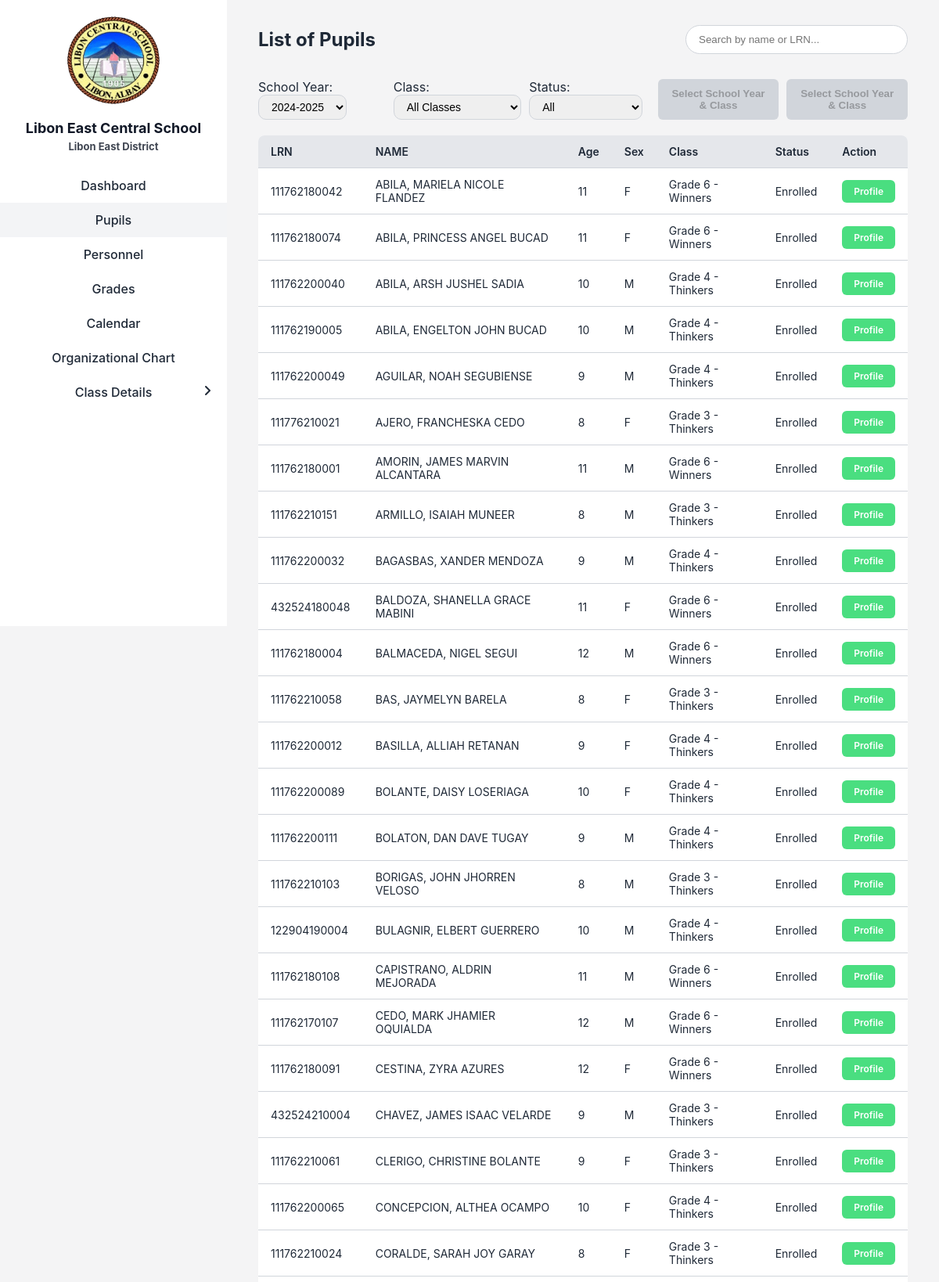
The page /admin/adminPupils.php?sy_id=14 (signed in, upper part) on the database its author committed.
### tables this page shows
CREATE TABLE `pupils` (
  `pupil_id` int(11) NOT NULL,
  `teacher_id` int(11) NOT NULL,
  `lrn` varchar(12) NOT NULL,
  `last_name` varchar(100) DEFAULT NULL,
  `first_name` varchar(100) DEFAULT NULL,
  `middle_name` varchar(100) DEFAULT NULL,
  `sex` enum('Male','Female') DEFAULT NULL,
  `birthdate` date DEFAULT NULL,
  `age` int(11) DEFAULT NULL,
  `mother_tongue` varchar(100) DEFAULT NULL,
  `ip_ethnicity` varchar(100) DEFAULT NULL,
  `religion` varchar(100) DEFAULT NULL,
  `house_no_street` varchar(155) DEFAULT NULL,
  `barangay` varchar(100) DEFAULT NULL,
  `municipality` varchar(100) DEFAULT NULL,
  `province` varchar(100) DEFAULT NULL,
  `father_name` varchar(150) DEFAULT NULL,
  `mother_name` varchar(150) DEFAULT NULL,
  `guardian_name` varchar(150) DEFAULT NULL,
  `relationship_to_guardian` varchar(100) DEFAULT NULL,
  `contact_number` varchar(20) DEFAULT NULL,
  `learning_modality` varchar(255) DEFAULT NULL,
  `remarks` varchar(255) DEFAULT NULL,
  `sy_id` int(11) NOT NULL,
  `section_id` int(11) NOT NULL,
  `status` varchar(20) DEFAULT 'enrolled'
);

CREATE TABLE `grade_levels` (
  `grade_level_id` int(11) NOT NULL,
  `level_name` varchar(20) NOT NULL
);

CREATE TABLE `sections` (
  `section_id` int(11) NOT NULL,
  `section_name` varchar(50) NOT NULL,
  `grade_level_id` int(11) NOT NULL,
  `teacher_id` int(11) DEFAULT NULL,
  `sy_id` int(11) NOT NULL
);

### admin/adminPupils.php (the view, shortened to what this page needs)
<?php
$selected_sy = isset($_GET['sy_id']) && $_GET['sy_id'] !== '' ? intval($_GET['sy_id']) : null;
$selected_section = isset($_GET['section_id']) ? intval($_GET['section_id']) : null;
$search = $_GET['search'] ?? '';
?>
<!DOCTYPE html>
<html lang="en">
<head>
    <link href="../assets/css/adminPupils.css" rel="stylesheet">
    <link rel="stylesheet" href="../assets/css/sidebar.css">
</head>
<body>
<div class="container">
    <?php include 'sidebar.php'; ?>
    <div class="main-content">
        <div class="header">
            <h1>List of Pupils</h1>
            <form method="GET" style="margin:0;">
                <input type="text" name="search" placeholder="Search by name or LRN..."
                       value="<?= htmlspecialchars($search) ?>" />
            </form>
        </div>
        <form method="GET" class="filters">
            <label>School Year:
                <select id="sySelect" name="sy_id" onchange="this.form.submit()">
                    <?php
                    $syRes = $conn->query("
                        SELECT DISTINCT sy.sy_id, sy.school_year
                        FROM pupils p
                        JOIN school_years sy ON p.sy_id = sy.sy_id
                        ORDER BY sy.school_year DESC
                    ");
                    while ($sy = $syRes->fetch_assoc()) {
                        $selected = ($selected_sy == $sy['sy_id']) ? "selected" : "";
                        echo "<option value='{$sy['sy_id']}' $selected>{$sy['school_year']}</option>";
                    }
                    ?>
                </select>
            </label>
            <label>Class:
                <select id="secSelect" name="section_id" onchange="this.form.submit()">
                    <option value="">All Classes</option>
                </select>
            </label>
            <label>Status:
                <select name="status" onchange="this.form.submit()">
                    <option value="">All</option>
                </select>
            </label>
            <div class="header-buttons">
                <button type="button" class="export-btn" <?= ($selected_sy && $selected_section) ? '' : 'disabled' ?>>
                    <?= ($selected_sy && $selected_section) ? 'Export SF1' : 'Select School Year & Class' ?>
                </button>
                <button type="button" class="export-btn" onclick="openCOEDateModal()" <?= ($selected_sy && $selected_section) ? '' : 'disabled' ?>>
                    <?= ($selected_sy && $selected_section) ? 'Generate COE' : 'Select School Year & Class' ?>
                </button>
            </div>
        </form>
        <table>
            <thead>
                <tr>
                    <th>LRN</th>
                    <th>NAME</th>
                    <th>Age</th>
                    <th>Sex</th>
                    <th>Class</th>
                    <th>Status</th>
                    <th>Action</th>
                </tr>
            </thead>
            <tbody>
                <?php
                $conditions = [];
                if ($selected_sy) {
                    $conditions[] = "p.sy_id = $selected_sy";
                }
                $where = empty($conditions) ? "" : "WHERE " . implode(" AND ", $conditions);
                $sql = "SELECT p.pupil_id, p.lrn, p.last_name, p.first_name, p.middle_name, p.age, p.sex,
                               s.section_name, g.level_name, sy.school_year, p.status
                        FROM pupils p
                        JOIN sections s ON p.section_id = s.section_id
                        JOIN grade_levels g ON s.grade_level_id = g.grade_level_id
                        JOIN school_years sy ON p.sy_id = sy.sy_id
                        $where
                        ORDER BY p.last_name ASC";
                $result = $conn->query($sql);
                if ($result && $result->num_rows > 0) {
                    $status_display = [
                        'enrolled' => 'Enrolled',
                        'dropped' => 'Dropped',
                        'promoted' => 'Promoted',
                        'retained' => 'Retained',
                        'transferred_in' => 'Transferred In',
                        'transferred_out' => 'Transferred Out',
                    ];
                    while ($row = $result->fetch_assoc()) {
                        $fullname = strtoupper($row['last_name'] . ", " . $row['first_name'] . " " . $row['middle_name']);
                        $display_status = $status_display[$row['status']] ?? ucfirst($row['status']);
                        echo "<tr>
                                <td>{$row['lrn']}</td>
                                <td>{$fullname}</td>
                                <td>{$row['age']}</td>
                                <td>" . substr($row['sex'],0,1) . "</td>
                                <td>Grade {$row['level_name']} - {$row['section_name']}</td>
                                <td>{$display_status}</td>
                                <td class='action-buttons'>
                                    <a href='adminPupilsProfile.php?pupil_id={$row['pupil_id']}' class='btn-action view-btn'>Profile</a>
                                </td>
                              </tr>";
                    }
                } else {
                    echo "<tr><td colspan='7'>No pupils found</td></tr>";
                }
                ?>
            </tbody>
        </table>
    </div>
</div>
</body>
</html>

### assets/css/adminPupils.css (style rules this page uses)
:root { --primary-color: #2563eb; --background-light: #f4f4f5; --background-dark: #1e293b; --sidebar-light: #ffffff; --sidebar-dark: #0f172a; --text-light: #1f2937; --text-dark: #f1f5f9; --accent: #e5e7eb; --border-color: #d1d5db; --border-light: #d1d5db; --border-dark: #475569; }
:root.light { --background-color: var(--background-light); --text-color: var(--text-light); }
body { margin: 0; font-family: 'Inter', sans-serif; transition: background-color 0.3s, color 0.3s; background-color: var(--background-color); color: var(--text-color); }
.container { display: flex; min-height: 100vh; }
.main-content { flex: 1; padding: 20px 40px; margin-left: 290px; transition: background-color 0.3s, color 0.3s; }
.header { display: flex; justify-content: space-between; align-items: center; margin-bottom: 20px; }
.header h1 { font-size: 24px; }
.header input[type="text"] { padding: 10px 16px; border-radius: 20px; border: 1px solid var(--border-color); outline: none; width: 250px; transition: border 0.3s, box-shadow 0.3s; }
.filters { display: flex; gap: 10px; margin-bottom: 20px; }
.filters select, .filters input { padding: 6px 12px; border: 1px solid var(--border-color); border-radius: 10px; font-size: 14px; }
table { width: 100%; border-collapse: collapse; background-color: var(--sidebar-light); border-radius: 8px; overflow: hidden; font-size: 14px; }
th, td { padding: 12px 16px; text-align: left; border-bottom: 1px solid var(--border-color); }
th { background-color: var(--accent); font-weight: 600; }
.header-buttons { display: flex; gap: 10px; }
.header-buttons button { padding: 8px 16px; border: none; border-radius: 6px; cursor: pointer; font-weight: 600; }
.export-btn { background-color: #d1d5db; }
.btn-action { display: inline-block; padding: 6px 14px; font-size: 12px; font-weight: 600; border-radius: 6px; text-decoration: none; transition: all 0.25s ease-in-out; border: 1px solid transparent; }
.view-btn { background-color: #4ade80; color: white; }

### assets/css/sidebar.css (style rules this page uses)
:root { --sidebar-light: #FFFFFF; --sidebar-dark: #334155; --active-light: #F3F4F6; --hover-light: #f3f4f69c; --hover-dark: #1E293B; --light-hover-dark: #1e293ba2; --border: #E5E7EB; }
:root.light { --background-color: #f4f4f5; --text-color: #1f2937; }

### rows shown on the page
pupils: lrn "111762180042", fullname "ABILA, MARIELA NICOLE FLANDEZ", age "11", sex "F", grade_levels.level_name "6", section.section_name "Winners", status "Enrolled"
pupils: lrn "111762180074", fullname "ABILA, PRINCESS ANGEL BUCAD", age "11", sex "F", grade_levels.level_name "6", section.section_name "Winners", status "Enrolled"
pupils: lrn "111762200040", fullname "ABILA, ARSH JUSHEL SADIA", age "10", sex "M", grade_levels.level_name "4", section.section_name "Thinkers", status "Enrolled"
pupils: lrn "111762190005", fullname "ABILA, ENGELTON JOHN BUCAD", age "10", sex "M", grade_levels.level_name "4", section.section_name "Thinkers", status "Enrolled"
pupils: lrn "111762200049", fullname "AGUILAR, NOAH SEGUBIENSE", age "9", sex "M", grade_levels.level_name "4", section.section_name "Thinkers", status "Enrolled"
pupils: lrn "111776210021", fullname "AJERO, FRANCHESKA CEDO", age "8", sex "F", grade_levels.level_name "3", section.section_name "Thinkers", status "Enrolled"
pupils: lrn "111762180001", fullname "AMORIN, JAMES MARVIN ALCANTARA", age "11", sex "M", grade_levels.level_name "6", section.section_name "Winners", status "Enrolled"
pupils: lrn "111762210151", fullname "ARMILLO, ISAIAH MUNEER", age "8", sex "M", grade_levels.level_name "3", section.section_name "Thinkers", status "Enrolled"
pupils: lrn "111762200032", fullname "BAGASBAS, XANDER MENDOZA", age "9", sex "M", grade_levels.level_name "4", section.section_name "Thinkers", status "Enrolled"
pupils: lrn "432524180048", fullname "BALDOZA, SHANELLA GRACE MABINI", age "11", sex "F", grade_levels.level_name "6", section.section_name "Winners", status "Enrolled"
pupils: lrn "111762180004", fullname "BALMACEDA, NIGEL SEGUI", age "12", sex "M", grade_levels.level_name "6", section.section_name "Winners", status "Enrolled"
pupils: lrn "111762210058", fullname "BAS, JAYMELYN BARELA", age "8", sex "F", grade_levels.level_name "3", section.section_name "Thinkers", status "Enrolled"
pupils: lrn "111762200012", fullname "BASILLA, ALLIAH RETANAN", age "9", sex "F", grade_levels.level_name "4", section.section_name "Thinkers", status "Enrolled"
pupils: lrn "111762200089", fullname "BOLANTE, DAISY LOSERIAGA", age "10", sex "F", grade_levels.level_name "4", section.section_name "Thinkers", status "Enrolled"
pupils: lrn "111762200111", fullname "BOLATON, DAN DAVE TUGAY", age "9", sex "M", grade_levels.level_name "4", section.section_name "Thinkers", status "Enrolled"
pupils: lrn "111762210103", fullname "BORIGAS, JOHN JHORREN VELOSO", age "8", sex "M", grade_levels.level_name "3", section.section_name "Thinkers", status "Enrolled"
pupils: lrn "122904190004", fullname "BULAGNIR, ELBERT GUERRERO", age "10", sex "M", grade_levels.level_name "4", section.section_name "Thinkers", status "Enrolled"
pupils: lrn "111762180108", fullname "CAPISTRANO, ALDRIN MEJORADA", age "11", sex "M", grade_levels.level_name "6", section.section_name "Winners", status "Enrolled"
pupils: lrn "111762170107", fullname "CEDO, MARK JHAMIER OQUIALDA", age "12", sex "M", grade_levels.level_name "6", section.section_name "Winners", status "Enrolled"
pupils: lrn "111762180091", fullname "CESTINA, ZYRA AZURES", age "12", sex "F", grade_levels.level_name "6", section.section_name "Winners", status "Enrolled"
pupils: lrn "432524210004", fullname "CHAVEZ, JAMES ISAAC VELARDE", age "9", sex "M", grade_levels.level_name "3", section.section_name "Thinkers", status "Enrolled"
pupils: lrn "111762210061", fullname "CLERIGO, CHRISTINE BOLANTE", age "9", sex "F", grade_levels.level_name "3", section.section_name "Thinkers", status "Enrolled"
pupils: lrn "111762200065", fullname "CONCEPCION, ALTHEA OCAMPO", age "10", sex "F", grade_levels.level_name "4", section.section_name "Thinkers", status "Enrolled"
pupils: lrn "111762210024", fullname "CORALDE, SARAH JOY GARAY", age "8", sex "F", grade_levels.level_name "3", section.section_name "Thinkers", status "Enrolled"

### other values the page prints
form field sy_id "2024-2025"
